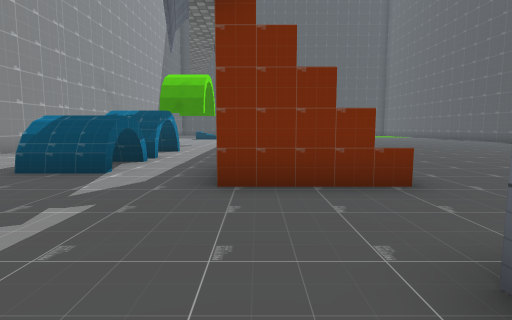
View 1 (above)

21 first-person views from a walk through a scene from a Unity 3-D project. The camera is 1.5 m above the floor, tilts 6° down and sees 80° across. The floor is counted in squares, 2 m on a side. Each view is taken from the middle of a square. On the plan, view 1 faces up. The plan holds only what a view shows up to about 10 squares ahead; the rest is blank. The place goes on beyond the plan. The player character is not drawn. Some surface patterns are stand-ins.

View 2
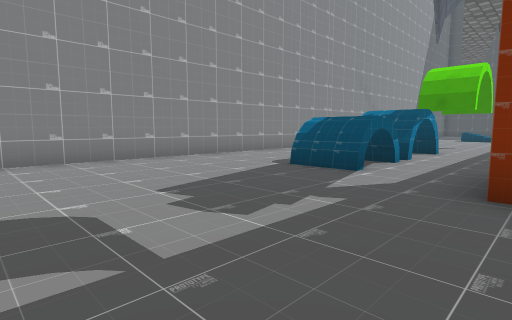

View 3
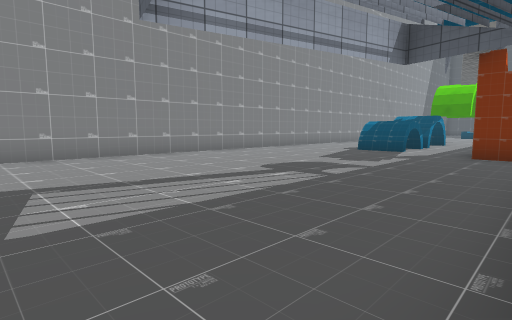

View 4
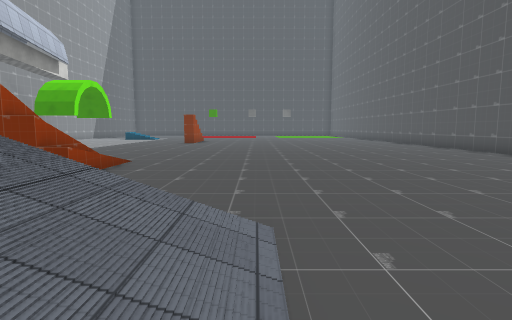

View 5
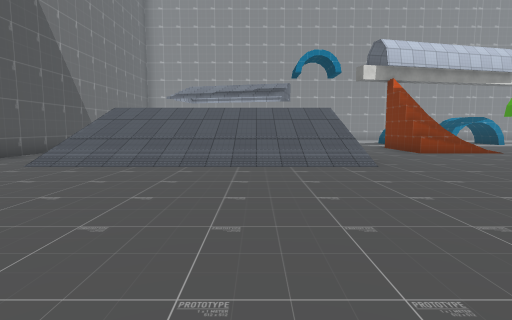

View 6
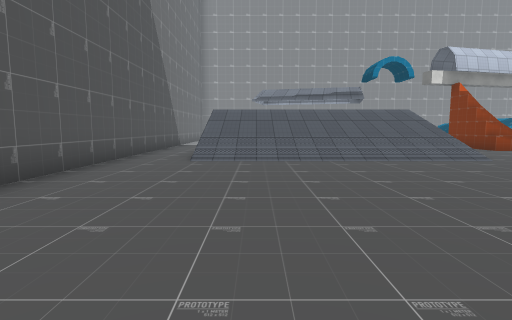

View 7
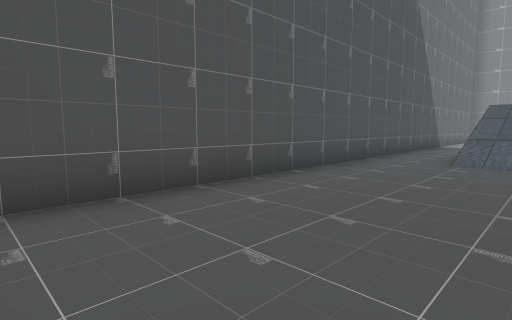

View 8
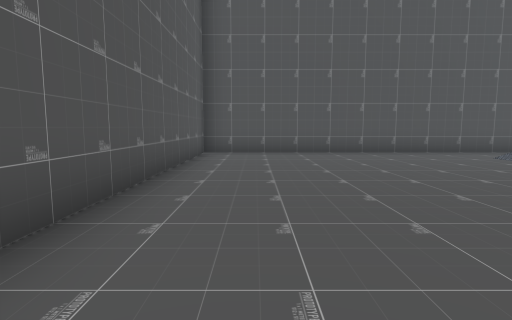

View 9
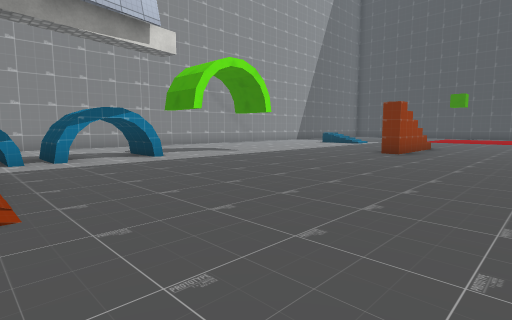

View 10
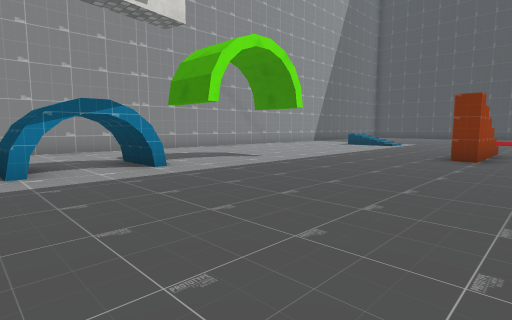

View 11
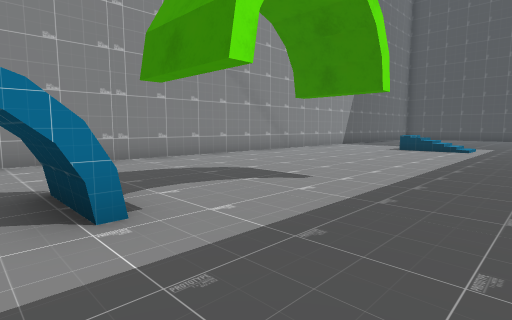

View 12
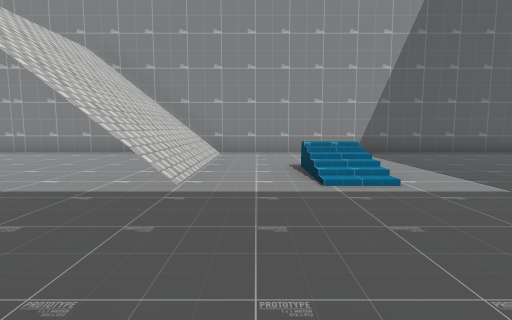

View 13
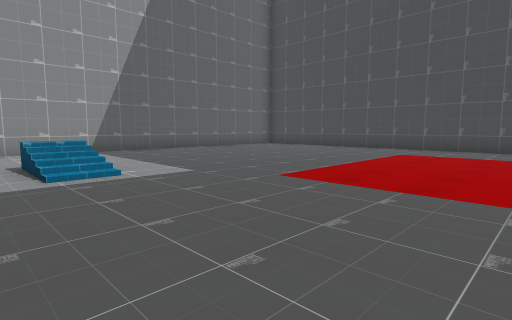

View 14
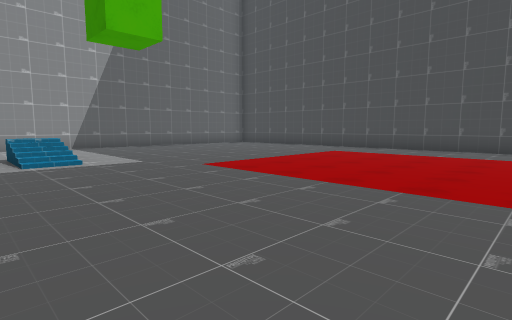

View 15
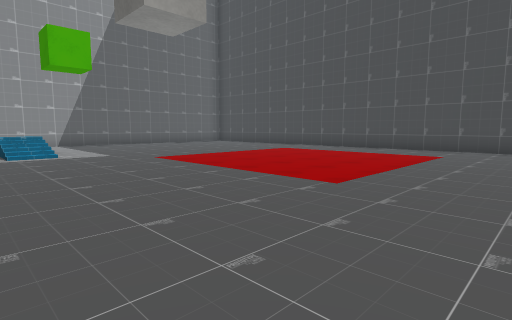

View 16
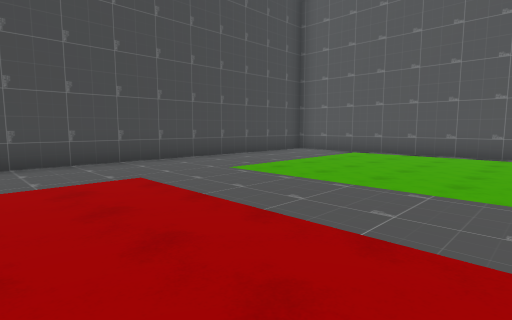

View 17
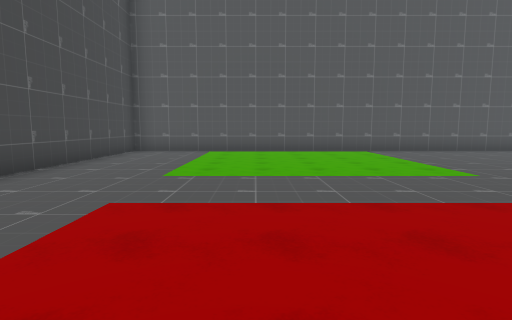

View 18
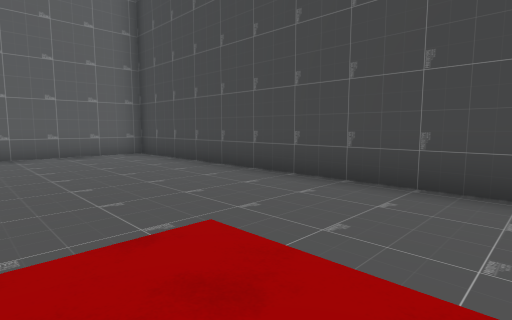

View 19
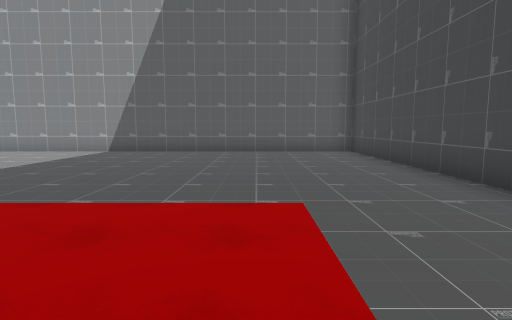

View 20
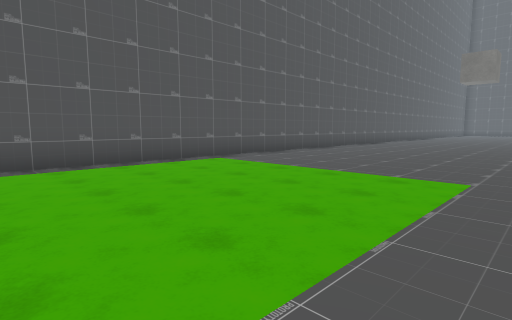

View 21
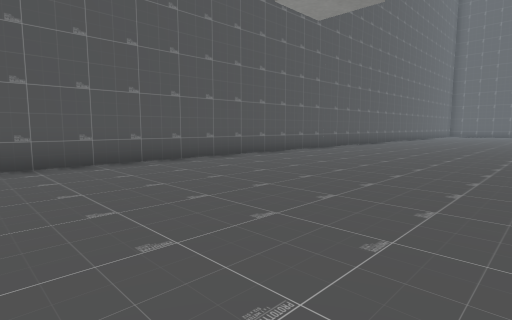

### Floor plan
Key: @ floor where view 1 was taken; # wall or solid block; x gap in a wall; . floor; / step, stairs or slope; = window, fence, low wall or low ledge; A arch.
Columns run from 8 left of view 1 to 13 right of it. Each row starts with its distance up from view 1.
 31 #####################
 30 #....................
 29 #....................
 28 #....................#
 27 #....................#
 26 #....................#
 25 #....................#
 24 #....................#
 23 #....................#
 22 #....................#
 21 #...==/..............#
 20 #...///..............#
 19 #....................#
 18 #//////..//.. .......#
 17 ##//// ..//.. .......#
 16 #........//.. .......#
 15 #........//..  ......#
 14 #............  ......#
 13 #............  .....
 12 #............. ....
 11 #............. ...
 10 #....#...........
  9 #....................#
  8 #...##...............#
  7 #... A...............
  6 #...AA..///.........
  5 #...AA.. //........
  4 #.......#x=.......
  3 #.................
  2 #................  .
  1 #......../////.......
  0 #.......@/////.......#
 -1 #......../////.......#
 -2 #......../////.......#
 -3 #......../////.......#
 -4 #......../////.......#
 -5    ....../////.......#
 -6          ............#
 -7          ............#
 -8          #############

Where each view was taken, in squares from view 1:
view 1: 0 up, 0 right, facing up
view 2: 0 up, 0 right, facing up-left
view 3: 5 down, 1 right, facing up-left
view 4: 1 down, 5 right, facing up
view 5: 1 down, 11 right, facing left
view 6: 4 down, 12 right, facing left
view 7: 4 down, 12 right, facing down-left
view 8: 2 up, 11 right, facing down
view 9: 6 up, 5 right, facing up-left
view 10: 7 up, 3 right, facing up-left
view 11: 9 up, 0 right, facing up-left
view 12: 19 up, 2 right, facing left
view 13: 19 up, 3 right, facing up-left
view 14: 19 up, 5 right, facing up-left
view 15: 19 up, 7 right, facing up-left
view 16: 23 up, 3 right, facing up-right
view 17: 26 up, 2 right, facing right
view 18: 26 up, 2 right, facing up-left
view 19: 27 up, 3 right, facing left
view 20: 27 up, 6 right, facing down-right
view 21: 22 up, 6 right, facing down-right
